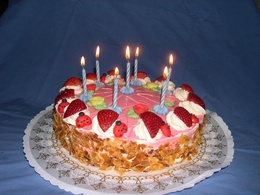
%> input picture lab3/flash-noflash/cakeFlash.jpg, 260 x 195 px, shrunk from 1024 x 768 before the run
$ octave Flash_NoFlash.m   (GNU Octave 9; MATLAB toolbox functions it lacks are replaced by stand-ins)
%> lines starting %> are read from the running program, lines starting %| are printed output that depends on the picture
clear all;
close all;
clc;

% immagini pupazzo
% imFlash = imread('./flash-noflash/giantShadowFlash.jpg');
% imNoFlash = imread('./flash-noflash/giantShadowNo-flash.jpg');

%immagini torta
imFlash = imread('./flash-noflash/cakeFlash.jpg');
%> imFlash is the input picture: size 195x260x3 uint8; mean R, G, B 102.2, 92.5, 105.4
imNoFlash = imread('./flash-noflash/cakeNo-flash.jpg');
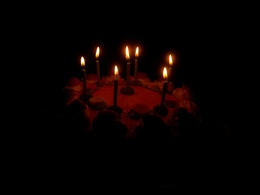
%> input picture lab3/flash-noflash/cakeNo-flash.jpg, 260 x 195 px, shrunk from 1024 x 768 before the run
%> imNoFlash is the input picture: size 195x260x3 uint8; mean R, G, B 8.5, 1.8, 1.1

imFlash = im2double(imFlash);
%> imFlash: size 195x260x3 double
imNoFlash = im2double(imNoFlash);
%> imNoFlash: size 195x260x3 double

imFlash_ycbcr = rgb2ycbcr(imFlash);
%> imFlash_ycbcr: size 195x260x3 double; mean of channels 1, 2, 3 0.389, 0.519, 0.515
imNoFlash_ycbcr = rgb2ycbcr(imNoFlash);
%> imNoFlash_ycbcr: size 195x260x3 double; mean of channels 1, 2, 3 0.0753, 0.497, 0.514

NOFLASH_intensity_largescale = imbilatfilt(imNoFlash_ycbcr(:,:,1),0.1,15);
figure(1), imshow(NOFLASH_intensity_largescale);

FLASH_color = imFlash_ycbcr(:,:,2:3);
FLASH_intensity_details = imFlash_ycbcr(:,:,1) - imbilatfilt(imFlash_ycbcr(:,:,1),0.1,15);
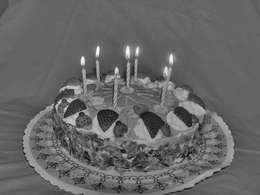
%> FLASH_intensity_details: size 195x260 double; min -0.33, max 0.502, mean 0.00349; drawn with min black and max white
figure(2),
subplot(1,2,1), imshow(FLASH_color(:,:,1));
%> after `imshow(FLASH_color(:,:,1))`:
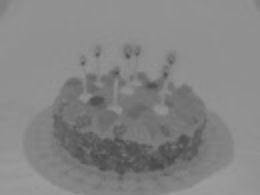
%> displayed picture: size 195x260, on the screen's scale of 0 to 255; min 72, max 157, mean 132.3
subplot(1,2,2), imshow(FLASH_color(:,:,2));
%> after `imshow(FLASH_color(:,:,2))`:
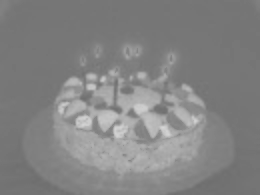
%> displayed picture: size 195x260, on the screen's scale of 0 to 255; min 110, max 213, mean 131.3
figure(3), imshow(FLASH_intensity_details);

FINAL_intensity = NOFLASH_intensity_largescale + FLASH_intensity_details;
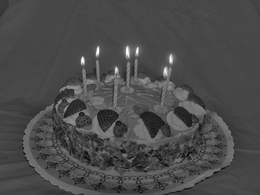
%> FINAL_intensity: size 195x260 double; min -0.267, max 0.908, mean 0.0771; drawn with min black and max white
figure(4), imshow(FINAL_intensity);
%> after `imshow(FINAL_intensity)`:
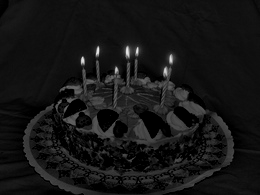
%> displayed picture: size 195x260, on the screen's scale of 0 to 255; min 0, max 231, mean 21.1

FINAL_ycbcr(:,:,1) = FINAL_intensity;
FINAL_ycbcr(:,:,2:3) = FLASH_color;
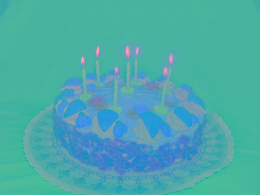
%> FINAL_ycbcr: size 195x260x3 double; mean R, G, B 0.0771, 0.519, 0.515; drawn with min black and max white
%> (the run ends here)
